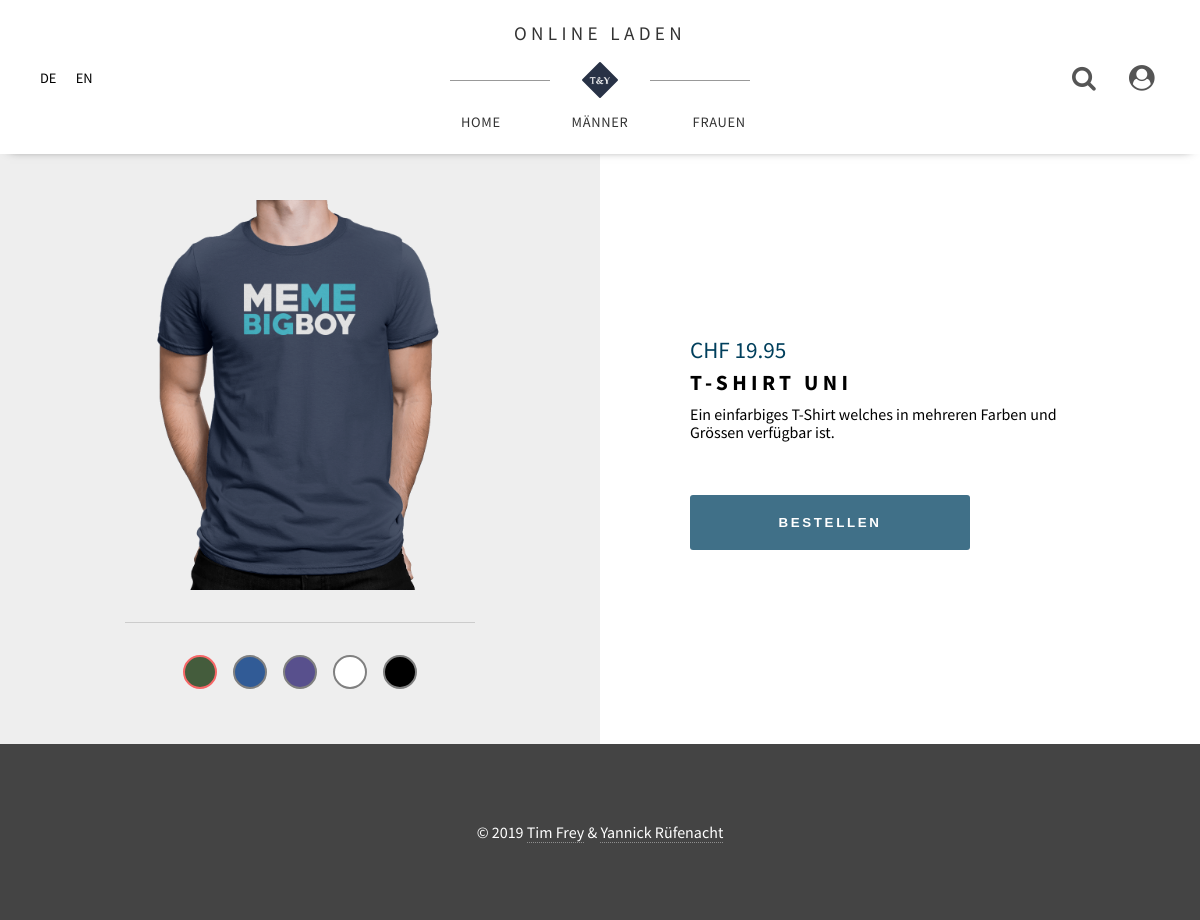
/de/product?product_id=1, run on the app's committed database.
### tables this page shows
CREATE TABLE `products` (
  `ID` int(11) NOT NULL,
  `Name_DE` varchar(255) DEFAULT NULL,
  `Name_EN` varchar(255) DEFAULT NULL,
  `Description_DE` text DEFAULT NULL,
  `Description_EN` text DEFAULT NULL,
  `Sex` varchar(10) NOT NULL,
  `Image` varchar(4096) DEFAULT NULL,
  `Price` double NOT NULL
);

CREATE TABLE `available_colors` (
  `ID` int(11) NOT NULL,
  `ProductID` int(11) NOT NULL,
  `ColorID` int(11) NOT NULL
);

CREATE TABLE `colors` (
  `ID` int(11) NOT NULL,
  `Name_DE` varchar(255) NOT NULL,
  `Name_EN` varchar(255) NOT NULL,
  `HexValue` varchar(255) NOT NULL
);

### src/lib/View.php (called while the page is built, shortened)
<?php
class View
{
    private $viewfile;
    public function __construct($viewfile)
    {
        $this->viewfile = "src/view/$viewfile.php";
    }
    public function display()
    {
        require 'src/view/header.php';
        require $this->viewfile;
        require 'src/view/footer.php';
    }
}

### src/controller/ProductController.php (called while the page is built, shortened)
<?php
require_once 'src/model/ProductModel.php';
require_once 'src/lib/InputValidator.php';
class ProductController
{
    public function index()
    {
        $productModel = new ProductModel();
        $view = new View('product_detail');
        $view->title = 'Product';
        $view->heading = 'Product';
        $iv = new InputValidator();
        $product_id = $iv->validateIntGet($_GET["product_id"]);
        $view->product = $productModel->readById($product_id);
        $view->colors = $productModel->readColorsByID($product_id);
        $view->sizes = $productModel->readSizesByID($product_id);
        $view->display();
    }
}

### src/lib/Dispatcher.php (called while the page is built, shortened)
<?php
class Dispatcher
{
    public function dispatch()
    {
        $method = 'index';
        $controller = new $controllerName();
        $controller->$method();
    }
}

### index.php (called while the page is built, shortened)
<?php
require_once 'src/lib/Dispatcher.php';
require_once 'src/lib/View.php';
require_once 'src/lib/Model.php';
$dispatcher = new Dispatcher();
$dispatcher->dispatch();
?>

### src/lib/ConnectionHandler.php (called while the page is built, shortened)
<?php
class ConnectionHandler
{
    private static $connection = null;
    public static function getConnection()
    {
        if (self::$connection === null)
        {
            $config = require 'config.php';
            $host = $config['database']['host'];
            $username = $config['database']['username'];
            $password = $config['database']['password'];
            $database = $config['database']['database'];
            self::$connection = new MySQLi($host, $username, $password, $database);
            self::$connection->set_charset('utf8');
        }
        return self::$connection;
    }
}

### src/lib/Model.php (called while the page is built, shortened)
<?php
require_once 'ConnectionHandler.php';
class Model
{
    protected $tableName = null;
    public function readById($id)
    {
        $query = "SELECT * FROM $this->tableName WHERE id=?";
        $statement = ConnectionHandler::getConnection()->prepare($query);
        $statement->bind_param('i', $id);
        $statement->execute();
        $result = $statement->get_result();
        $row = $result->fetch_object();
        return $row;
    }
}

### src/lib/InputValidator.php (called while the page is built, shortened)
<?php
class InputValidator
{
    public function validateIntGet($int)
    {
        $int = htmlspecialchars($int);
        $int = filter_var($int, FILTER_VALIDATE_INT);
        return $int;
    }
}

### src/model/ProductModel.php (called while the page is built, shortened)
<?php
require_once 'src/lib/Model.php';
class ProductModel extends Model
{
    public function readColorsByID($id)
    {
        $query = "SELECT * FROM available_colors as ac JOIN colors as c ON c.id = ac.colorid WHERE productid = ?";
        $statement = ConnectionHandler::getConnection()->prepare($query);
        $statement->bind_param('i', $id);
        $statement->execute();
        $result = $statement->get_result();
        $rows = array();
        while ($row = $result->fetch_object())
        {
            $rows[] = $row;
        }
        return $rows;
    }
}

### src/view/product_detail.php (the view)
<section class="product">
    <div class="product__view">
        <div class="product__view__img" style="background-image: url('<?=_ROOT?>src/view/images/<?= $product->Image; ?>');"></div>
        <hr class="product__view__hr">
        <div class="product__view__colors">
            <?php foreach ($colors as $color) : ?>
                <div
                    class="product__view__colors__radio"
                    data-color-id="<?= $color->ID; ?>"
                    style="background: #<?= $color->HexValue ?>">
                </div>
            <?php endforeach ?>
        </div>
    </div>
    <div class="product__info">
        <h5>CHF <?= $product->Price; ?></h5>
        <h2><?= $product->{'Name_'.strtoupper($_SESSION['lang']['name'])}; ?></h2>
        <h4><?= $product->{'Description_'.strtoupper($_SESSION['lang']['name'])}; ?></h4>
        <?php if (isset($_SESSION['user_id'])) : ?>
        <form id="formAddBasket" method="post" data-url="<?=_ROOT.$_SESSION['lang']['name']?>/order/addBasket">
            <input type="hidden" name="product_id" value="<?= $product->ID ?>" />
            <input type="hidden" name="color" value="<?= $colors[0]->ID ?>" id="productColor"/>
            <select name="size" class="product__info__size">
                <?php foreach ($sizes as $size) : ?>
                    <option value="<?= $size->ID; ?>"><?= $size->{'Name_'.strtoupper($_SESSION['lang']['name'])}; ?></option>
                <?php endforeach ?>
            </select>
            <input type="number" name="amount" min="1" value="1">
            <hr class="product__info__hr">
            <button type="submit" class="product__info__submit"><?=_PRODUCT_DETAIL_ORDER?></button>
        </form>
        <?php else: ?>
        <a href="<?=_ROOT.$_SESSION['lang']['name']?>/user/login">
        <button class="basket__checkout">
            <?=_PRODUCT_DETAIL_ORDER?>
        </button>
        </a>
        <?php endif; ?>
    </div>
</section>

### src/view/css/style.css (style rules this page uses)
html, body, div, span, applet, object, iframe, h1, h2, h3, h4, h5, h6, p, blockquote, pre, a, abbr, acronym, address, big, cite, code, del, dfn, em, img, ins, kbd, q, s, samp, small, strike, strong, sub, sup, tt, var, b, u, i, center, dl, dt, dd, ol, ul, li, fieldset, form, label, legend, table, caption, tbody, tfoot, thead, tr, th, td, article, aside, canvas, details, embed, figure, figcaption, footer, header, hgroup, menu, nav, output, ruby, section, summary, time, mark, audio, video { margin: 0; padding: 0; border: 0; font: inherit; vertical-align: baseline; }
article, aside, details, figcaption, figure, footer, header, hgroup, menu, nav, section { display: block; }
body { line-height: 1; }
html, body { width: 100%; height: 100%; box-sizing: border-box; font-family: Source Sans Pro, sans-serif; font-size: 62.5%; }
body { font-size: 1.6rem; background: #f5f5f5; }
a { text-decoration: none; }
h2 { width: 100%; font-weight: bold; font-size: 1.35em; margin: 0.5em 0; text-transform: uppercase; letter-spacing: 0.2em; }
h4 { width: 100%; line-height: 1.15em; }
hr { border: none; background: #ccc; }
::placeholder { font-family: Source Sans Pro, sans-serif; font-size: 1em; }
.product { width: 100%; background: white; display: flex; }
.product__view { width: 50%; height: 50vw; background: #eee; display: flex; justify-content: center; align-items: center; flex-direction: column; }
.product__view__img { width: 65%; height: 65%; background-size: cover; background-position: center; background-repeat: no-repeat; }
.product__view__hr { width: 350px; height: 1px; margin: 2em 0; }
.product__view__colors { display: flex; flex-direction: row; }
.product__view__colors__radio { width: 30px; height: 30px; margin: 0 0.5em; cursor: pointer; border-radius: 50%; border: 2px solid gray; display: inline-block; }
.product__view__colors__radio--selected { border-color: #f66767; }
.product__info { width: 50%; height: 50vw; display: flex; justify-content: center; align-items: center; flex-direction: column; }
.product__info > * { width: 70%; }
.product__info h5 { font-weight: 400; font-size: 1.45em; color: #003f5c; }
.basket__checkout { border: none; border-radius: 3px; cursor: pointer; outline: none; width: 280px; text-transform: uppercase; letter-spacing: 0.2em; font-weight: 700; color: white; background: #407088; margin-top: 4em; padding: 1.5em 0; }

### data on the page
products: Image (picture), Price "19.95"

### other printed values
_TITLE "ONLINE LADEN"
_HOME "HOME"
_MEN "MÄNNER"
_WOMEN "FRAUEN"
$product->{'Name_'.strtoupper($_SESSION['lang']['name'])} "T-SHIRT UNI"
$product->{'Description_'.strtoupper($_SESSION['lang']['name'])} "Ein einfarbiges T-Shirt welches in mehreren Farben und Grössen verfügbar ist."
_PRODUCT_DETAIL_ORDER "BESTELLEN"
